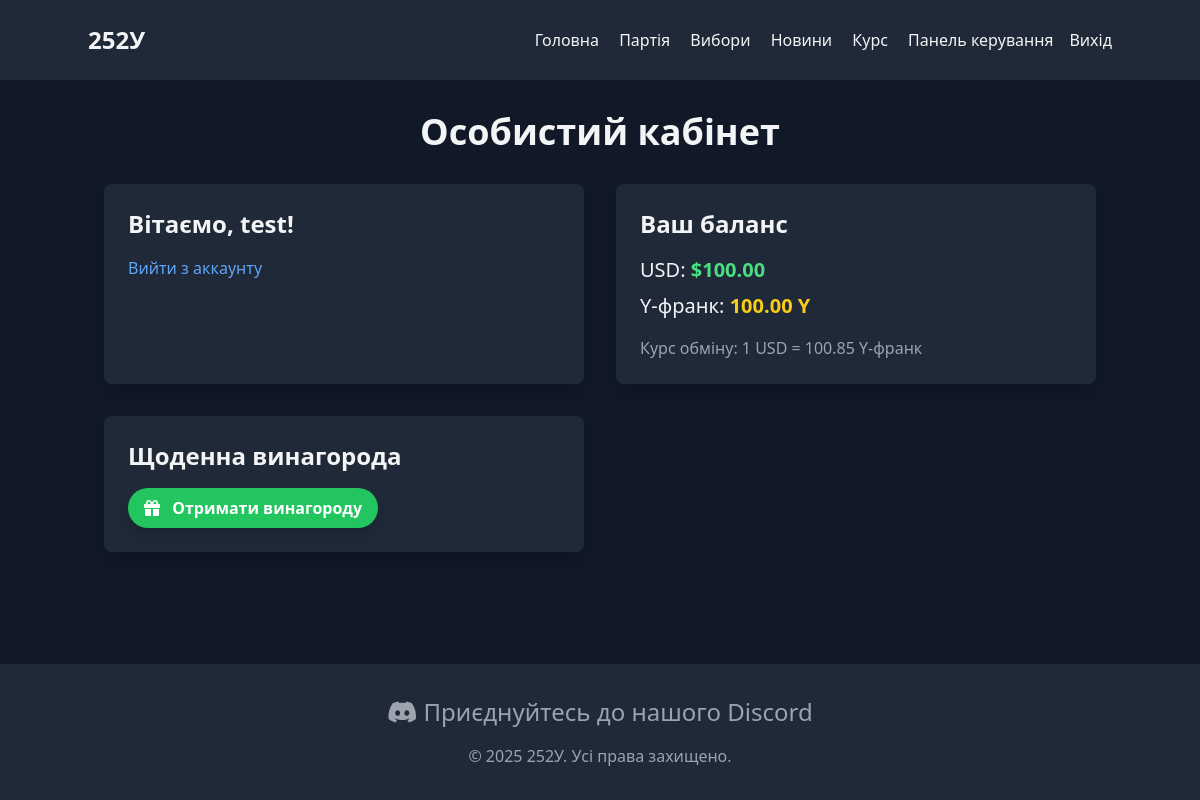
Page /dashboard.php (signed in) on the committed database.
### tables this page shows
CREATE TABLE `users` (
  `id` int(11) NOT NULL,
  `username` varchar(50) NOT NULL,
  `password` varchar(255) NOT NULL,
  `email` varchar(100) NOT NULL,
  `balance_usd` decimal(10,8) DEFAULT 0.00000000,
  `balance_y` decimal(10,8) DEFAULT 0.00000000,
  `created_at` timestamp NOT NULL DEFAULT current_timestamp(),
  `updated_at` timestamp NOT NULL DEFAULT current_timestamp() ON UPDATE current_timestamp(),
  `last_reward_claim` datetime DEFAULT NULL
);

### src/dashboard.php (the view, shortened to what this page needs)
<?php
require_once 'config/db.php';
$stmt = $pdo->prepare("SELECT username, email, balance_usd, balance_y, updated_at FROM users WHERE id = ?");
$stmt->execute([$_SESSION['user_id']]);
$user = $stmt->fetch(PDO::FETCH_ASSOC);
$rates_json = file_get_contents('json/rates.json');
$rates = json_decode($rates_json, true);
$latest_rate = end($rates);
$exchange_rate = $latest_rate['close'];
function getTimeUntilNextReward($user_id) {
    global $pdo;
    $stmt = $pdo->prepare("SELECT last_reward_claim FROM users WHERE id = ?");
    $stmt->execute([$user_id]);
    $result = $stmt->fetch(PDO::FETCH_ASSOC);
    $current_time = time();
    if (!$result['last_reward_claim']) {
        return 0;
    }
    $last_claim = strtotime($result['last_reward_claim']);
    $next_claim_time = $last_claim + 1800;
    return $next_claim_time - $current_time;
}
$time_until_next_reward = getTimeUntilNextReward($_SESSION['user_id']);
$can_claim_reward = ($time_until_next_reward == 0);
?>
<!DOCTYPE html>
<html lang="uk">
<head>
    <script src="https://cdn.tailwindcss.com"></script>
    <link rel="stylesheet" href="https://cdnjs.cloudflare.com/ajax/libs/font-awesome/6.0.0-beta3/css/all.min.css">
</head>
<body class="bg-gray-900 text-gray-100 min-h-screen flex flex-col">
    <?php include 'assets/navbar.php';?>
    <main class="flex-grow container mx-auto px-4 py-8">
        <h1 class="text-4xl font-bold mb-8 text-center">Особистий кабінет</h1>
        <div class="grid grid-cols-1 md:grid-cols-2 gap-8">
            <div class="bg-gray-800 p-6 rounded-lg shadow-lg">
                <h2 class="text-2xl font-bold mb-4">Вітаємо, <?php echo htmlspecialchars($user['username']); ?>!</h2>
                <a href="logout.php" class="text-blue-400 hover:text-blue-300">Вийти з аккаунту</a>
            </div>
            <div class="bg-gray-800 p-6 rounded-lg shadow-lg">
                <h2 class="text-2xl font-bold mb-4">Ваш баланс</h2>
                <p class="text-xl mb-2">USD: <span class="font-bold text-green-400">$<?php echo number_format($user['balance_usd'], 2); ?></span></p>
                <p class="text-xl mb-4">Y-франк: <span class="font-bold text-yellow-400"><?php echo number_format($user['balance_y'], 2); ?> Y</span></p>
                <p class="text-gray-400">Курс обміну: 1 USD = <?php echo number_format($exchange_rate, 2); ?> Y-франк</p>
            </div>
            <div class="bg-gray-800 p-6 rounded-lg shadow-lg">
                <h2 class="text-2xl font-bold mb-4">Щоденна винагорода</h2>
                <?php if ($can_claim_reward): ?>
                    <form action="claim_reward.php" method="POST">
                        <button type="submit" class="bg-green-500 hover:bg-green-600 text-white font-bold py-2 px-4 rounded-full transition duration-300 ease-in-out transform hover:scale-105 shadow-lg">
                            <i class="fas fa-gift mr-2"></i> Отримати винагороду
                        </button>
                    </form>
                <?php endif; ?>
            </div>
        </div>
    </main>
    <?php include 'assets/footer.php';?>
</body>
</html>

### rows in the picture
users: username "test", balance_usd "100.00", balance_y "100.00"

### other values in the picture
$exchange_rate "100.85"
